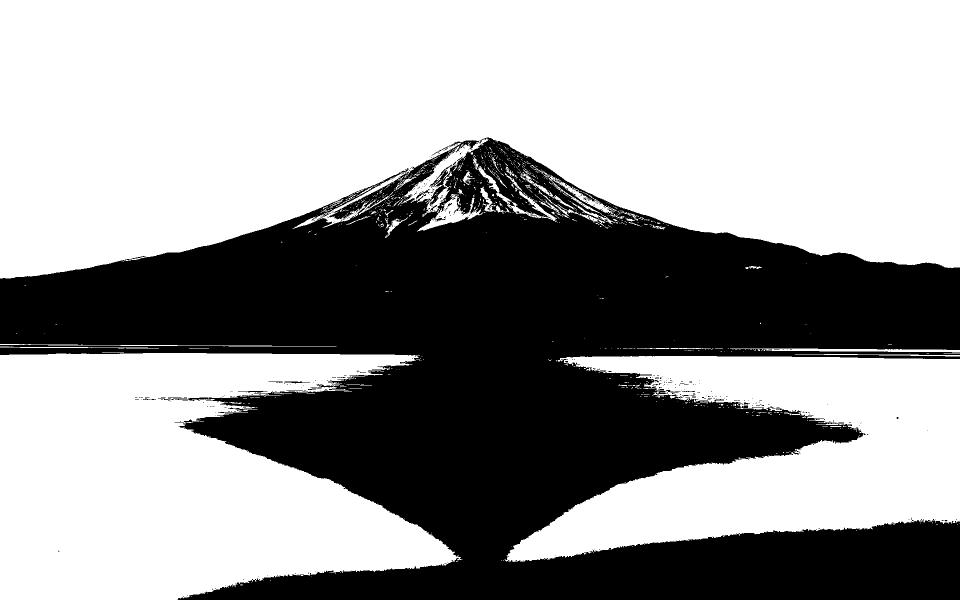
#> input picture lab_2/img/fudzi.bmp, 1920 x 1200 px (shown at 1/2 size)
$ python main.py img/fudzi.bmp
#> lines starting #> are read from the running program, lines starting #| are printed output that depends on the picture; after the words box and inside, x2 and y2 are one past the last pixel; in counts of white or black regions, pixels touching at a corner belong together
#> further down, img is the input picture: PIL image 1920x1200 1; 61.1% white; 395 black regions (373 under 20 px), largest, box (x1, y1, x2, y2) and area: (0, 275, 1920, 1200) 894693, (832, 378, 860, 399) 118, (569, 763, 620, 767) 105
from PIL import Image
import numpy as np
import sys

# import lab_1.main as sampling
"""
Добавить примеры с солью и перцем или с блок-схемами
"""

pattern = np.array([[[0, 0, 0],
                     [0, 1, 0],
                     [1, 1, 0]],
                    [[0, 0, 0],
                     [0, 1, 0],
                     [0, 1, 1]],
                    [[0, 0, 0],
                     [0, 1, 0],
                     [1, 1, 1]]])


def filter_image(image: Image, white: bool = False):
#> called with white = False
    width, height = image.size
#> width = 1920; height = 1200
    if image.mode != "1":
        return None
    filtered = Image.new("1", (width, height), 'white')
#> filtered: PIL image 1920x1200 1; every value is 1
    if white:
        image_array = (np.array(image)).astype(int)
    else:
        image_array = (np.invert(np.array(image))).astype(int)
    for y in range(height):
        for x in range(width):
            print(x, y)
            pix = image.getpixel((x, y))
            if y in [0, height] or x in [0, width]:
                filtered.putpixel((x, y), pix)
                continue
            if white:
                if pix == 0:
                    filtered.putpixel((x, y), 0)
                    continue
            else:
                if pix == 255:
                    filtered.putpixel((x, y), 255)
                    continue
            box = image_array[y - 1:y + 2, x - 1:x + 2]
            if np.sum(box) in [1, 2]:
                filtered.putpixel((x, y), pix)
                continue
            if np.sum(box) > 4:
                filtered.putpixel((x, y), pix)
                continue
            for pat in pattern:
                flag = False
                for _ in range(4):
                    if np.array_equal(pat, box):
                        if white:
                            pix = 0
                        else:
                            pix = 255
                        flag = True
                        break
                    pat = np.rot90(pat)
                if flag:
                    break
            filtered.putpixel((x, y), pix)
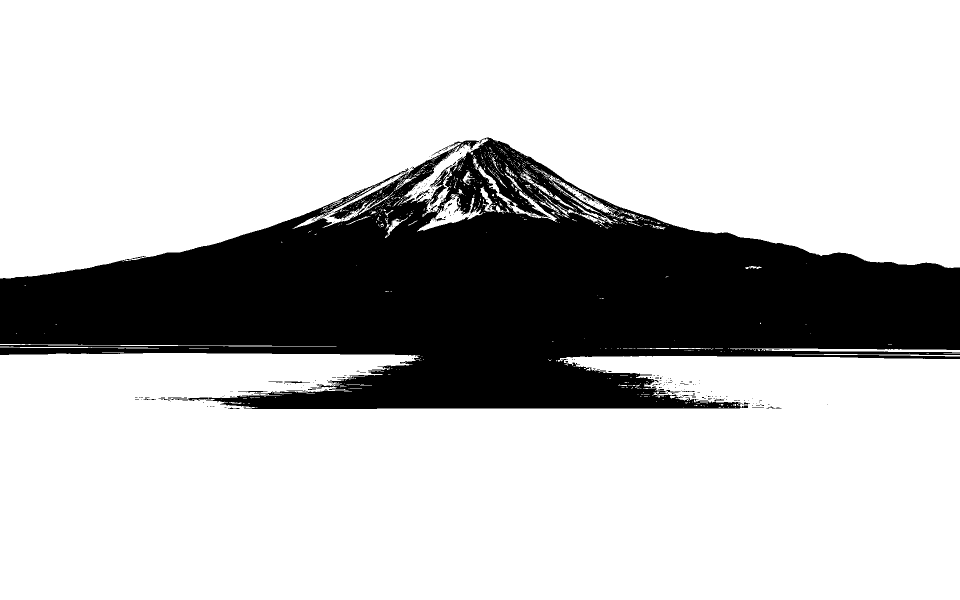
#> filtered: PIL image 1920x1200 1 (shown at 1/2 size); 76.2% white; 326 black regions (303 under 20 px), largest, box (x1, y1, x2, y2) and area: (0, 275, 1920, 818) 545360, (832, 378, 860, 399) 116, (569, 763, 620, 767) 105
    return filtered


def difference_image(img_1: Image, img_2: Image):
    if img_1.size != img_2.size:
        return None
    width, height = img_1.size
    difference = Image.new("1", (width, height), 'white')
    for y in range(height):
        for x in range(width):
            pix_1 = img_1.getpixel((x, y))
            pix_2 = img_2.getpixel((x, y))
            if pix_1 ^ pix_2 == 255:
                difference.putpixel((x, y), 0)
    return difference


if __name__ == "__main__":
    img = Image.open(sys.argv[1])
    # black
    '''filter_image(img).save(sys.argv[1][:sys.argv[1].find(".bmp")] + "_filtered" + sys.argv[1][sys.argv[1].find(".bmp"):])
    img_ = Image.open(sys.argv[1][:sys.argv[1].find(".bmp")] + "_filtered" + sys.argv[1][sys.argv[1].find(".bmp"):])
    difference_image(img, img_).save(sys.argv[1][:sys.argv[1].find(".bmp")] + "_difference" + sys.argv[1][sys.argv[1].find(".bmp"):])'''
    # white
    '''filter_image(img, True).save(sys.argv[1][:sys.argv[1].find(".bmp")] + "_filtered_w" + sys.argv[1][sys.argv[1].find(".bmp"):])
    img__ = Image.open(sys.argv[1][:sys.argv[1].find(".bmp")] + "_filtered_w" + sys.argv[1][sys.argv[1].find(".bmp"):])
    difference_image(img, img__).save(sys.argv[1][:sys.argv[1].find(".bmp")] + "_difference_w" + sys.argv[1][sys.argv[1].find(".bmp"):])'''
    # both
#> (the run stopped early here; a loop or call above may not have finished)
